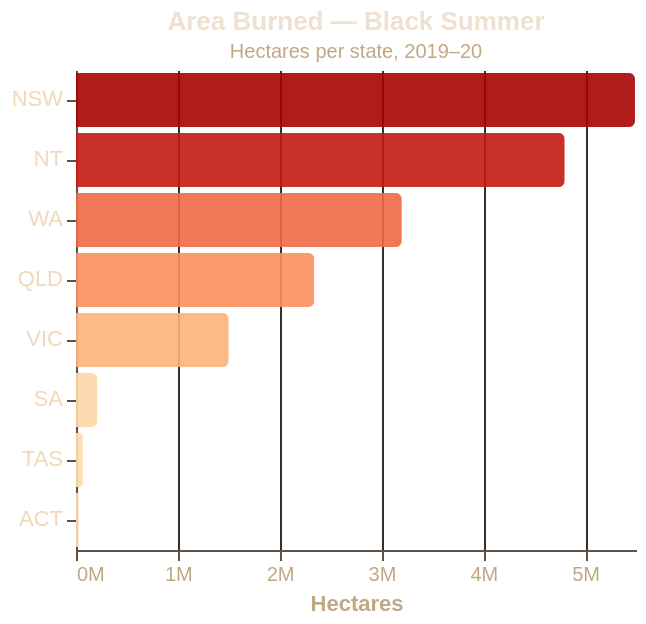

This figure's Vega-Lite source:
### Vega-Lite specification from a JSON file in a GitHub repository (floating-point values rounded to 4 significant figures)
{"$schema": "https://vega.github.io/schema/vega-lite/v5.json", "title": {"text": "Area Burned — Black Summer", "subtitle": "Hectares per state, 2019–20", "fontSize": 13, "subtitleFontSize": 10, "color": "#f0e0d0", "subtitleColor": "#c0a882"}, "width": 280, "height": 240, "data": {"values": [{"state": "NSW", "area_ha": 5490000}, {"state": "NT", "area_ha": 4800000}, {"state": "WA", "area_ha": 3200000}, {"state": "QLD", "area_ha": 2340000}, {"state": "VIC", "area_ha": 1500000}, {"state": "SA", "area_ha": 210000}, {"state": "TAS", "area_ha": 68000}, {"state": "ACT", "area_ha": 27000}]}, "layer": [{"mark": {"type": "bar", "opacity": 0.9, "cornerRadiusEnd": 3}, "encoding": {"y": {"field": "state", "type": "nominal", "sort": "-x", "axis": {"title": null, "labelColor": "#f0d8b8", "labelFontSize": 11, "domainColor": "#60504a", "tickColor": "#60504a"}}, "x": {"field": "area_ha", "type": "quantitative", "axis": {"title": "Hectares", "format": "~s", "labelColor": "#c0a882", "titleColor": "#c0a882", "labelFontSize": 10, "tickColor": "#60504a", "domainColor": "#60504a", "gridColor": "#3a2e28"}}, "color": {"field": "area_ha", "type": "quantitative", "scale": {"scheme": "orangered"}, "legend": null}, "tooltip": [{"field": "state", "title": "State"}, {"field": "area_ha", "title": "Area Burned (ha)", "format": ","}]}}], "config": {"background": "transparent", "view": {"stroke": null}}}
